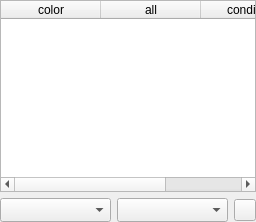
                <widget class="QWidget" name="page_fill_color_conditional">
                 <property name="sizePolicy">
                  <sizepolicy hsizetype="Preferred" vsizetype="Ignored">
                   <horstretch>0</horstretch>
                   <verstretch>0</verstretch>
                  </sizepolicy>
                 </property>
                 <layout class="QVBoxLayout" name="layout_fill_color_conditional">
                  <property name="spacing">
                   <number>6</number>
                  </property>
                  <property name="leftMargin">
                   <number>0</number>
                  </property>
                  <property name="topMargin">
                   <number>0</number>
                  </property>
                  <property name="rightMargin">
                   <number>0</number>
                  </property>
                  <property name="bottomMargin">
                   <number>0</number>
                  </property>
                  <item>
                   <widget class="QTableWidget" name="table_fill_color_conditions">
                    <property name="toolTip">
                     <string>Right-click a rule for options</string>
                    </property>
                    <property name="minimumSize">
                     <size>
                      <width>0</width>
                      <height>148</height>
                     </size>
                    </property>
                    <property name="showGrid">
                     <bool>false</bool>
                    </property>
                    <property name="gridStyle">
                     <enum>Qt::PenStyle::NoPen</enum>
                    </property>
                    <property name="rowCount">
                     <number>0</number>
                    </property>
                    <property name="columnCount">
                     <number>3</number>
                    </property>
                    <attribute name="horizontalHeaderStretchLastSection">
                     <bool>true</bool>
                    </attribute>
                    <attribute name="verticalHeaderVisible">
                     <bool>false</bool>
                    </attribute>
                    <attribute name="verticalHeaderMinimumSectionSize">
                     <number>12</number>
                    </attribute>
                    <attribute name="verticalHeaderDefaultSectionSize">
                     <number>18</number>
                    </attribute>
                    <column>
                     <property name="text">
                      <string>color</string>
                     </property>
                    </column>
                    <column>
                     <property name="text">
                      <string>all</string>
                     </property>
                    </column>
                    <column>
                     <property name="text">
                      <string>condition</string>
                     </property>
                    </column>
                   </widget>
                  </item>
                  <item alignment="Qt::AlignmentFlag::AlignBottom">
                   <widget class="QWidget" name="widget" native="true">
                    <layout class="QHBoxLayout" name="layout_fill_color_condition_builder">
                     <property name="spacing">
                      <number>6</number>
                     </property>
                     <property name="leftMargin">
                      <number>0</number>
                     </property>
                     <property name="topMargin">
                      <number>0</number>
                     </property>
                     <property name="rightMargin">
                      <number>0</number>
                     </property>
                     <property name="bottomMargin">
                      <number>0</number>
                     </property>
                     <item>
                      <widget class="QComboBox" name="combo_fill_color_condition_field">
                       <property name="sizePolicy">
                        <sizepolicy hsizetype="Expanding" vsizetype="Fixed">
                         <horstretch>0</horstretch>
                         <verstretch>0</verstretch>
                        </sizepolicy>
                       </property>
                       <property name="sizeAdjustPolicy">
                        <enum>QComboBox::SizeAdjustPolicy::AdjustToMinimumContentsLengthWithIcon</enum>
                       </property>
                       <property name="minimumContentsLength">
                        <number>6</number>
                       </property>
                      </widget>
                     </item>
                     <item>
                      <widget class="QComboBox" name="combo_fill_color_condition_value">
                       <property name="sizePolicy">
                        <sizepolicy hsizetype="Expanding" vsizetype="Fixed">
                         <horstretch>0</horstretch>
                         <verstretch>0</verstretch>
                        </sizepolicy>
                       </property>
                       <property name="sizeAdjustPolicy">
                        <enum>QComboBox::SizeAdjustPolicy::AdjustToMinimumContentsLengthWithIcon</enum>
                       </property>
                       <property name="minimumContentsLength">
                        <number>6</number>
                       </property>
                      </widget>
                     </item>
                     <item>
                      <widget class="QToolButton" name="button_add_fill_color_condition">
                       <property name="sizePolicy">
                        <sizepolicy hsizetype="Fixed" vsizetype="Fixed">
                         <horstretch>0</horstretch>
                         <verstretch>0</verstretch>
                        </sizepolicy>
                       </property>
                       <property name="minimumSize">
                        <size>
                         <width>22</width>
                         <height>22</height>
                        </size>
                       </property>
                       <property name="maximumSize">
                        <size>
                         <width>22</width>
                         <height>22</height>
                        </size>
                       </property>
                       <property name="toolTip">
                        <string>Add fill-color rule</string>
                       </property>
                       <property name="text">
                        <string/>
                       </property>
                       <property name="icon">
                        <iconset>
                         <normaloff>../../shared/icons/material/add.svg</normaloff>../../shared/icons/material/add.svg</iconset>
                       </property>
                       <property name="iconName" stdset="0">
                        <string>add</string>
                       </property>
                      </widget>
                     </item>
                    </layout>
                   </widget>
                  </item>
                 </layout>
                </widget>
